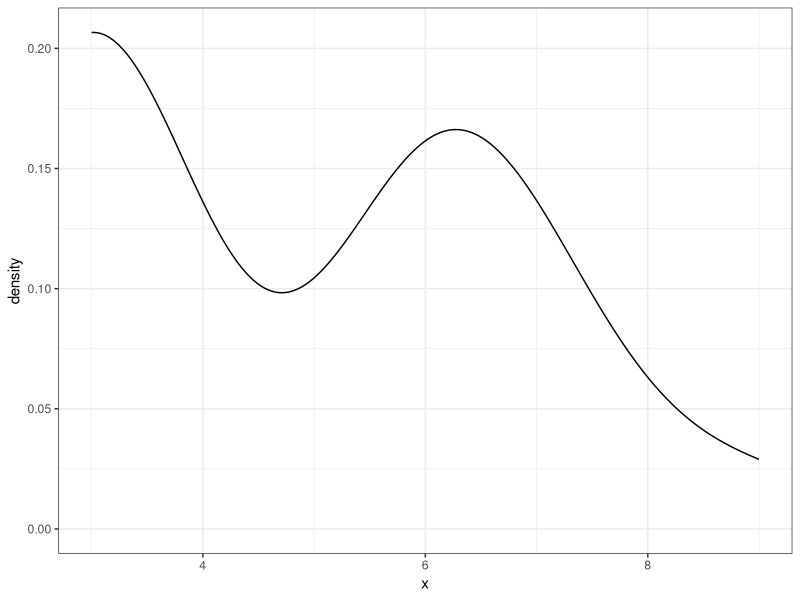

Reproduce this figure in R.
## ---- chunk 1
library(ggplot2)
library(lattice)
## ---- chunk 2
Population <- c(3, 6, 7, 9, 11, 14)
MIN <- apply(combn(Population, 3), 2, min)
MIN
mean(MIN)  # mean of the sampling distribution
# This statistic is an estimate of the population Min (3).
ggplot(data = data.frame(x = MIN), aes(x = x)) + geom_density() + theme_bw()
## ---- chunk 3
f <- function(x){3*x^2/8}
integrate(f, 0, 2)$value # must be 1 for it to be a valid pdf
integrate(f, 0, 1/5)$value
